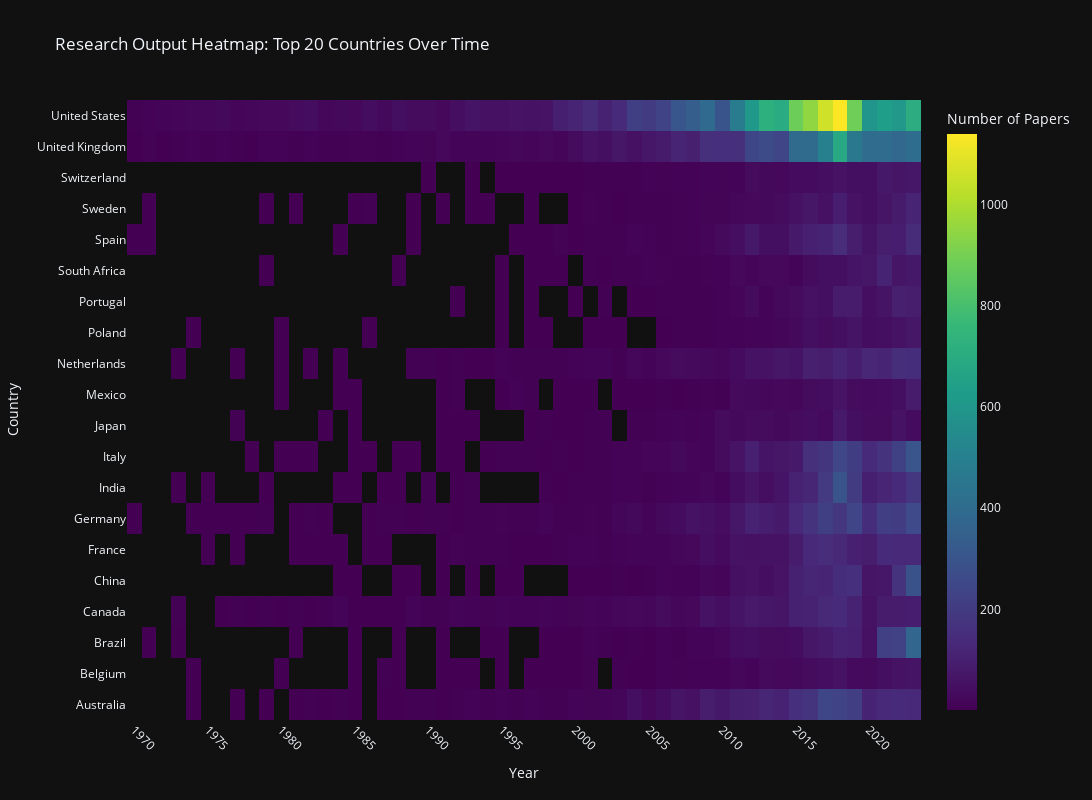

This figure's notebook cell:
### Markdown cell above
As one could expect, the USA shows up on top, since they do have some of the largest research institutions in the world. To me, the surprising data comes from the UK, that manages to produce just under half the amount of papers while having less than a fourth of the population of the USA.

Other noteworthy datapoints to me are China and India, which I expected to have higher volume of publications by sheer number of their population. But perhaps, being emergent economies, scientific research wasn't really a thing until recently.

To look into that, let's create a heatmap with temporal data for the top 20 paper producing countries.

### Code cell
with sqlite3.connect(PAPERS_DB_PATH) as conn:
    df_country_years = pd.read_sql_query("""
    SELECT 
        year,
        firstAuthorCountryIso as country,
        COUNT(*) as paper_count
    FROM papers 
    WHERE firstAuthorCountryIso IS NOT NULL AND firstAuthorCountryIso != '' 
    GROUP BY year, firstAuthorCountryIso
    ORDER BY year, firstAuthorCountryIso
    """, conn)

top_20_countries = df_countries.head(20)['alpha3_code'].tolist()
df_country_years_top20 = df_country_years[df_country_years['country'].isin(top_20_countries)]

df_heatmap_data = df_country_years_top20.copy()
df_heatmap_data['country_name'] = df_heatmap_data['country'].apply(get_country_name)

df_heatmap = df_heatmap_data.pivot(index='country_name', columns='year', values='paper_count').fillna(0)

df_heatmap_masked = df_heatmap.replace(0, np.nan)


fig_heatmap = go.Figure(data=go.Heatmap(
    z=df_heatmap_masked.values,
    x=df_heatmap_masked.columns,
    y=df_heatmap_masked.index,
    colorscale='Viridis',
    hovertemplate='<b>%{y}</b><br>' +
                  'Year: %{x}<br>' +
                  'Papers: %{z}<br>' +
                  '<extra></extra>',
    colorbar=dict(title='Number of Papers'),
    showscale=True
))

fig_heatmap.update_layout(
    title='Research Output Heatmap: Top 20 Countries Over Time',
    xaxis_title='Year',
    yaxis_title='Country',
    template='plotly_dark',
    width=1200,
    height=800,
    xaxis=dict(
        tickangle=45,
        dtick=5,
        tick0=1970,
        showgrid=False 
    ),
    yaxis=dict(showgrid=False),
    font=dict(size=12)
)

fig_heatmap.show()

### Figure 1 — Plotly figure (JSON) as saved in the notebook; plotly's stock layout.template omitted (floating-point values rounded to 4 significant figures; data arrays with more than 128 entries replaced by an {"elided": "..."} marker saying what was removed)
{"data": [{"colorbar": {"title": {"text": "Number of Papers"}}, "colorscale": [[0, "#440154"], [0.1111, "#482878"], [0.2222, "#3e4989"], [0.3333, "#31688e"], [0.4444, "#26828e"], [0.5556, "#1f9e89"], [0.6667, "#35b779"], [0.7778, "#6ece58"], [0.8889, "#b5de2b"], [1, "#fde725"]], "hovertemplate": "<b>%{y}</b><br>Year: %{x}<br>Papers: %{z}<br><extra></extra>", "showscale": true, "type": "heatmap", "x": [1970, 1971, 1972, 1973, 1974, 1975, 1976, 1977, 1978, 1979, 1980, 1981, 1982, 1983, 1984, 1985, 1986, 1987, 1988, 1989, 1990, 1991, 1992, 1993, 1994, 1995, 1996, 1997, 1998, 1999, 2000, 2001, 2002, 2003, 2004, 2005, 2006, 2007, 2008, 2009, 2010, 2011, 2012, 2013, 2014, 2015, 2016, 2017, 2018, 2019, 2020, 2021, 2022, 2023], "y": ["Australia", "Belgium", "Brazil", "Canada", "China", "France", "Germany", "India", "Italy", "Japan", "Mexico", "Netherlands", "Poland", "Portugal", "South Africa", "Spain", "Sweden", "Switzerland", "United Kingdom", "United States"], "z": {"elided": "20x54 float values"}}], "layout": {"font": {"size": 12}, "height": 800, "title": {"text": "Research Output Heatmap: Top 20 Countries Over Time"}, "width": 1200, "xaxis": {"dtick": 5, "showgrid": false, "tick0": 1970, "tickangle": 45, "title": {"text": "Year"}}, "yaxis": {"showgrid": false, "title": {"text": "Country"}}}}
